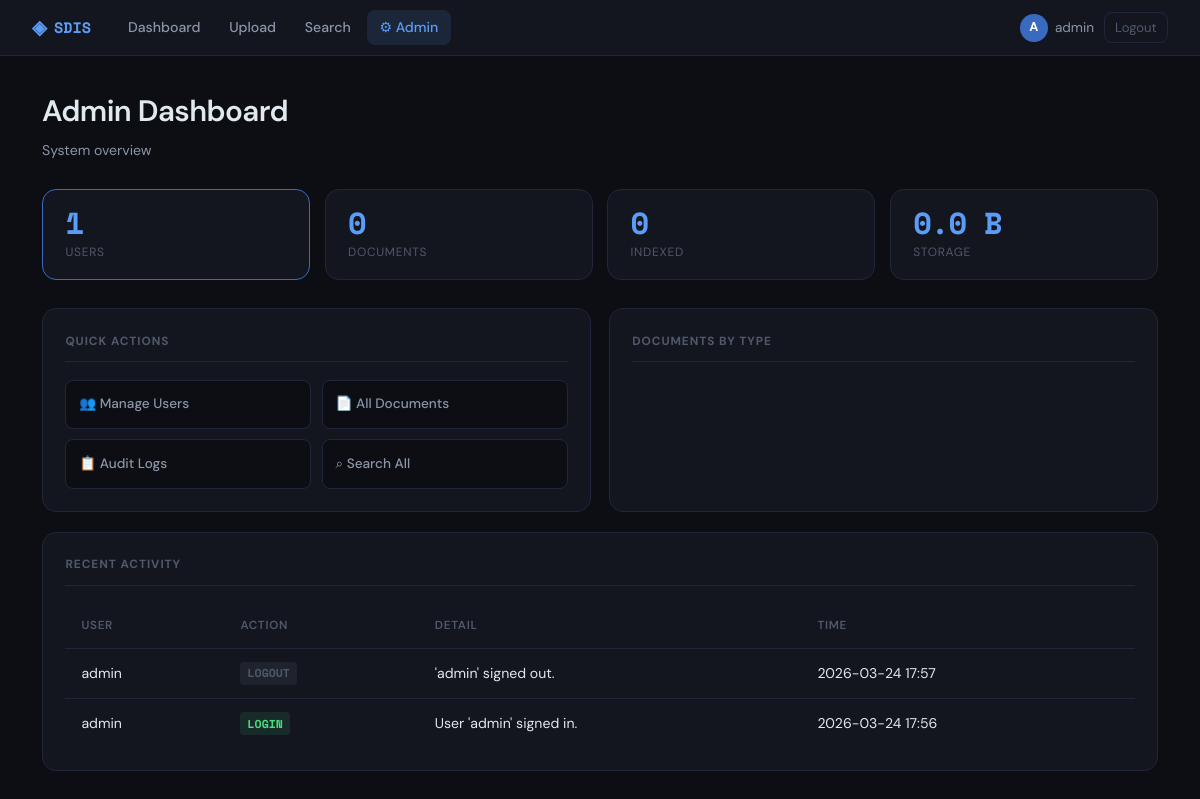
The page /admin/dashboard (signed in) on the database its author committed.
### tables this page shows
CREATE TABLE audit_log (
            id        INTEGER PRIMARY KEY AUTOINCREMENT,
            user_id   INTEGER,
            action    TEXT    NOT NULL,
            detail    TEXT,
            timestamp DATETIME DEFAULT CURRENT_TIMESTAMP
        );

CREATE TABLE users (
            id          INTEGER PRIMARY KEY AUTOINCREMENT,
            username    TEXT    NOT NULL UNIQUE,
            email       TEXT    NOT NULL UNIQUE,
            password    TEXT    NOT NULL,
            role        TEXT    NOT NULL DEFAULT 'user',
            created_at  DATETIME DEFAULT CURRENT_TIMESTAMP,
            is_active   INTEGER  DEFAULT 1
        );

### modules/admin.py (the view)
@admin_bp.route("/dashboard")
@admin_required
def admin_dashboard():
    conn = get_db_connection()
    total_users = conn.execute("SELECT COUNT(*) FROM users").fetchone()[0]
    total_docs  = conn.execute(
        "SELECT COUNT(*) FROM documents WHERE is_deleted=0").fetchone()[0]
    total_size  = conn.execute(
        "SELECT SUM(file_size) FROM documents WHERE is_deleted=0"
    ).fetchone()[0] or 0
    recent_logs = conn.execute("""
        SELECT a.*, u.username FROM audit_log a
        LEFT JOIN users u ON u.id=a.user_id
        ORDER BY a.timestamp DESC LIMIT 20
    """).fetchall()
    type_stats = conn.execute("""
        SELECT file_type, COUNT(*) cnt FROM documents
        WHERE is_deleted=0 GROUP BY file_type
    """).fetchall()
    conn.close()
    return render_template("admin_dashboard.html",
                           total_users=total_users,
                           total_docs=total_docs,
                           total_size=_fmt(total_size),
                           recent_logs=recent_logs,
                           file_type_stats=type_stats,
                           indexed_docs=total_indexed())

### database/db.py (called while the page is built)
def get_db_connection():
    conn = sqlite3.connect(DB_PATH)
    conn.row_factory = sqlite3.Row
    conn.execute("PRAGMA journal_mode=WAL")   # better concurrency
    conn.execute("PRAGMA foreign_keys=ON")
    return conn

### modules/admin.py (called while the page is built)
def _fmt(b):
    for u in ("B","KB","MB","GB"):
        if b < 1024: return f"{b:.1f} {u}"
        b /= 1024
    return f"{b:.1f} TB"

### modules/auth.py (called while the page is built)
def admin_required(f):
    @wraps(f)
    def wrapper(*args, **kwargs):
        if "user_id" not in session:
            return redirect(url_for("auth.login"))
        if session.get("role") != "admin":
            flash("Admin access required.", "error")
            return redirect(url_for("docs.dashboard"))
        return f(*args, **kwargs)
    return wrapper

### modules/indexer.py (called while the page is built)
def total_indexed() -> int:
    conn = get_db_connection()
    n = conn.execute(
        "SELECT COUNT(DISTINCT doc_id) FROM document_index"
    ).fetchone()[0]
    conn.close()
    return n

### templates/admin_dashboard.html (shortened to what this page needs)
{% extends "base.html" %}
{% block content %}
<div class="page-hdr">
  <div><h1>Admin Dashboard</h1><p class="sub">System overview</p></div>
</div>
<div class="stats-row">
  <div class="stat-card accent">
    <div class="stat-n">{{ total_users }}</div><div class="stat-l">Users</div>
  </div>
  <div class="stat-card">
    <div class="stat-n">{{ total_docs }}</div><div class="stat-l">Documents</div>
  </div>
  <div class="stat-card">
    <div class="stat-n">{{ indexed_docs }}</div><div class="stat-l">Indexed</div>
  </div>
  <div class="stat-card">
    <div class="stat-n">{{ total_size }}</div><div class="stat-l">Storage</div>
  </div>
</div>
<div class="two-col">
  <div class="card">
    <h3 class="card-title">Quick Actions</h3>
    <div class="qa-grid">
      <a href="/admin/users"     class="qa-btn">👥 Manage Users</a>
      <a href="/admin/documents" class="qa-btn">📄 All Documents</a>
      <a href="/admin/logs"      class="qa-btn">📋 Audit Logs</a>
      <a href="/search/"         class="qa-btn">⌕ Search All</a>
    </div>
  </div>
  <div class="card">
    <h3 class="card-title">Documents by Type</h3>
  </div>
</div>
<div class="card mt">
  <h3 class="card-title">Recent Activity</h3>
  <table class="tbl">
    <thead><tr><th>User</th><th>Action</th><th>Detail</th><th>Time</th></tr></thead>
    <tbody>
      {% for l in recent_logs %}
      <tr>
        <td>{{ l.username or 'System' }}</td>
        <td><span class="log-badge log-{{ l.action|lower }}">{{ l.action }}</span></td>
        <td>{{ l.detail or '—' }}</td>
        <td>{{ l.timestamp[:16] }}</td>
      </tr>
      {% endfor %}
    </tbody>
  </table>
</div>
{% endblock %}

### static/css/main.css (style rules this page uses)
:root { --bg: #0c0e14; --card: #13161f; --hover: #1a1e2a; --border: #21263a; --border2: #2b3150; --accent: #5b9cf6; --accent-d: #3a6abf; --accent-bg: rgba(91,156,246,.12); --green: #4ade80; --red: #f87171; --yellow: #fbbf24; --txt: #e2e8f0; --txt2: #8b95a8; --txt3: #50596a; --mono: 'Space Mono', monospace; --sans: 'DM Sans', sans-serif; --r: 8px; --r2: 14px; --t: .18s ease; }
*,*::before,*::after { box-sizing:border-box;margin:0;padding:0 }
html { font-size:16px;scroll-behavior:smooth }
body { font-family:var(--sans);background:var(--bg);color:var(--txt);line-height:1.6;min-height:100vh }
a { color:var(--accent);text-decoration:none }
h1 { font-size:1.85rem;font-weight:600;letter-spacing:-.02em }
h3 { font-size:1.05rem;font-weight:500 }
.accent { color:var(--accent) }
.mt { margin-top:1.25rem }
.page-hdr { display:flex;justify-content:space-between;align-items:flex-start;margin-bottom:1.75rem }
.page-hdr h1 { margin-bottom:.2rem }
.sub { color:var(--txt2);font-size:.88rem }
.stats-row { display:grid;grid-template-columns:repeat(auto-fit,minmax(150px,1fr));gap:.9rem;margin-bottom:1.75rem }
.stat-card { background:var(--card);border:1px solid var(--border); border-radius:var(--r2);padding:1.1rem 1.4rem; transition:border-color var(--t); }
.stat-card.accent { border-color:var(--accent-d) }
.stat-n { font-family:var(--mono);font-size:1.9rem;font-weight:700;color:var(--accent);line-height:1;letter-spacing:-.03em }
.stat-l { font-size:.75rem;color:var(--txt3);margin-top:.28rem;text-transform:uppercase;letter-spacing:.06em }
.card { background:var(--card);border:1px solid var(--border);border-radius:var(--r2);padding:1.4rem }
.card-title { font-size:.74rem;font-weight:700;text-transform:uppercase; letter-spacing:.08em;color:var(--txt3); margin-bottom:1.1rem;padding-bottom:.65rem;border-bottom:1px solid var(--border); }
.two-col { display:grid;grid-template-columns:1fr 1fr;gap:1.1rem }
.tbl { width:100%;border-collapse:collapse;font-size:.88rem }
.tbl thead { background:var(--card);border-bottom:1px solid var(--border) }
.tbl th { padding:.8rem 1rem;text-align:left;font-size:.73rem;font-weight:600;text-transform:uppercase;letter-spacing:.06em;color:var(--txt3) }
.tbl td { padding:.8rem 1rem;border-bottom:1px solid var(--border);vertical-align:middle }
.tbl tbody tr { background:var(--card);transition:background var(--t) }
.tbl tbody tr:last-child td { border-bottom:none }
.qa-grid { display:grid;grid-template-columns:1fr 1fr;gap:.65rem }
.qa-btn { display:flex;align-items:center;gap:.45rem; padding:.8rem;background:var(--bg);border:1px solid var(--border); border-radius:var(--r);font-size:.85rem;color:var(--txt2);text-decoration:none; font-weight:500;transition:all var(--t); }
.log-badge { display:inline-block;padding:.13rem .45rem;border-radius:4px;font-size:.72rem;font-family:var(--mono);font-weight:700 }
.log-login { background:rgba(74,222,128,.1);color:var(--green) }
.log-logout { background:rgba(139,149,168,.1);color:var(--txt3) }

### rows shown on the page
audit_log: username "admin", action "LOGOUT", detail "'admin' signed out.", timestamp "2026-03-24 17:57"
audit_log: username "admin", action "LOGIN", detail "User 'admin' signed in.", timestamp "2026-03-24 17:56"

### other values the page prints
{{ session.username[0]|upper }} "A"
{{ session.username }} "admin"
{{ total_users }} "1"
{{ total_docs }} "0"
{{ indexed_docs }} "0"
{{ total_size }} "0.0 B"
